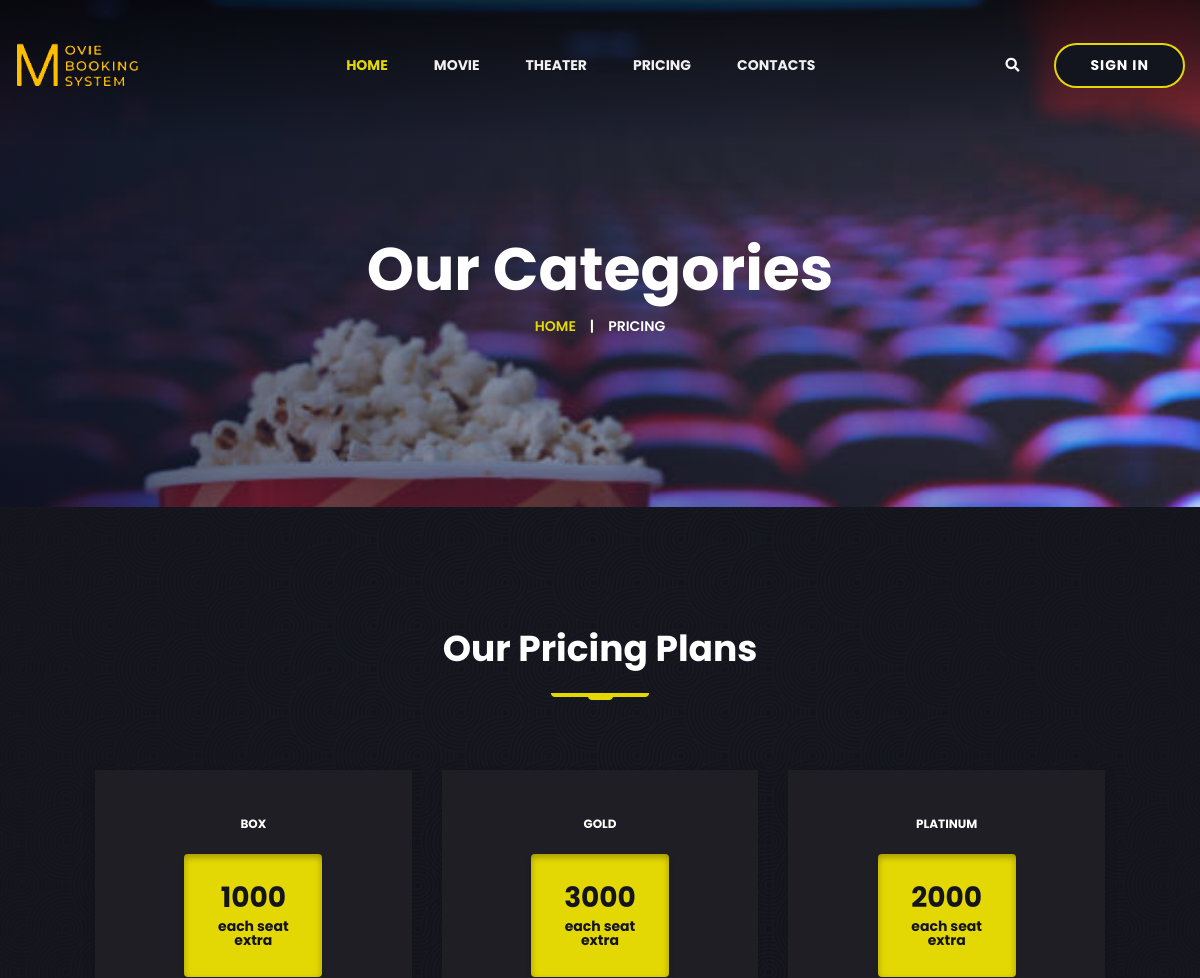
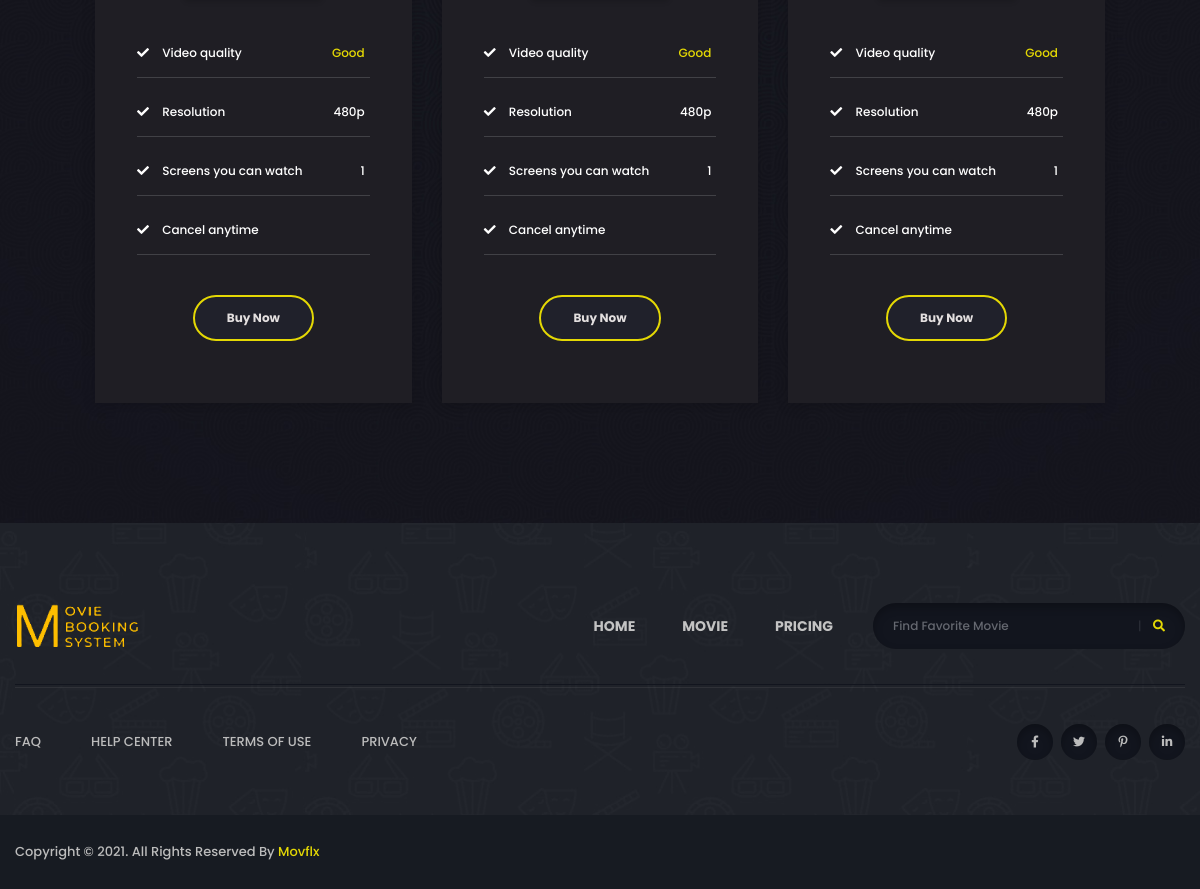
/pricing.php, run on the app's committed database (2 pictures, top to bottom).
### tables this page shows
CREATE TABLE `category` (
  `category_id` int(11) NOT NULL,
  `category_name` varchar(255) DEFAULT NULL,
  `category_price` int(255) DEFAULT NULL,
  `status` int(11) DEFAULT NULL
);

### pricing.php (the view, shortened to what this page needs)
<?php
include 'slicing/nav.php'
?>
<main>
    <section class="breadcrumb-area breadcrumb-bg" data-background="img/images/1.jpg">
        <div class="container">
            <div class="row">
                <div class="col-12">
                    <div class="breadcrumb-content">
                        <h2 class="title">Our Categories </h2>
                        <nav aria-label="breadcrumb">
                            <ol class="breadcrumb">
                                <li class="breadcrumb-item"><a href="index.php">Home</a></li>
                                <li class="breadcrumb-item active" aria-current="page">Pricing</li>
                            </ol>
                        </nav>
                    </div>
                </div>
            </div>
        </div>
    </section>
    <section class="pricing-area pricing-bg" data-background="img/bg/pricing_bg.jpg">
        <div class="container">
            <div class="row justify-content-center">
                <div class="col-lg-8">
                    <div class="section-title title-style-three text-center mb-70">
                        <h2 class="title">Our Pricing Plans</h2>
                    </div>
                </div>
            </div>
            <div class="pricing-box-wrap">
                <div class="row justify-content-center">
                    <?php
                    $dq = "select * from category";
                    $requ = mysqli_query($con, $dq);
                    while ($roww = mysqli_fetch_assoc($requ)) {
                    ?>
                        <div class="col-lg-4 col-md-6 col-sm-8">
                            <div class="pricing-box-item mb-30">
                                <div class="pricing-top">
                                    <h6><?php echo $roww['category_name'] ?></h6>
                                    <div class="price">
                                        <h3><?php echo $roww['category_price'] ?></h3>
                                        <span>each seat extra</span>
                                    </div>
                                </div>
                                <div class="pricing-list">
                                    <ul>
                                        <li class="quality"><i class="fas fa-check"></i> Video quality <span>Good</span></li>
                                        <li><i class="fas fa-check"></i> Resolution <span>480p</span></li>
                                        <li><i class="fas fa-check"></i> Screens you can watch <span>1</span></li>
                                        <li><i class="fas fa-check"></i> Cancel anytime</li>
                                    </ul>
                                </div>
                                <div class="pricing-btn">
                                    <a href="#" class="btn">Buy Now</a>
                                </div>
                            </div>
                        </div>
                    <?php } ?>
                </div>
            </div>
        </div>
    </section>
</main>
<?php
include 'slicing/footer.php'
?>

### css/default.css (style rules this page uses)
.mb-30 { margin-bottom: 30px; }
.mb-70 { margin-bottom: 70px; }

### css/responsive.css (style rules this page uses)
@media (max-width: 1500px) { .breadcrumb-bg { padding: 230px 0 170px; } }

### data on the page
category: category_name "BOX", category_price "1000"
category: category_name "GOLD", category_price "3000"
category: category_name "PLATINUM", category_price "2000"
